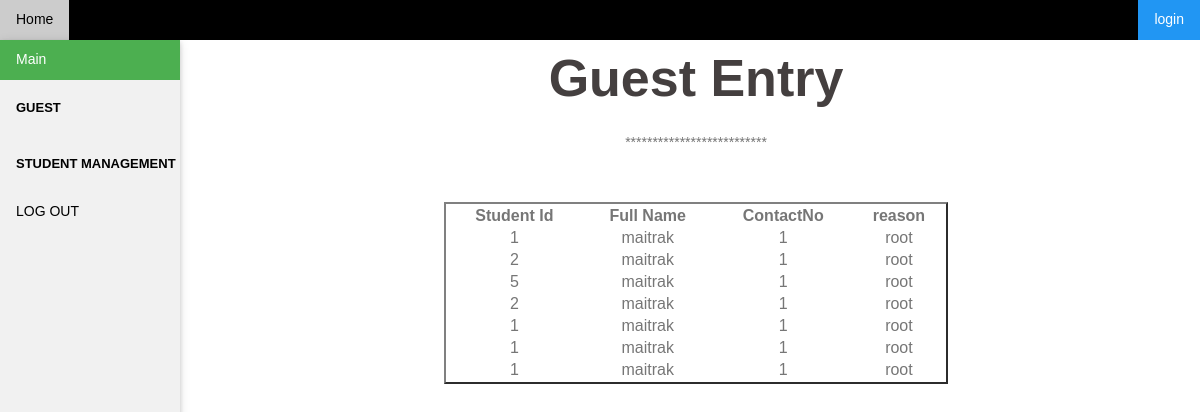
Screenshot of /guest_view.php with the database file from the repository.
### tables this page shows
CREATE TABLE IF NOT EXISTS `guest` (
  `name` varchar(50) NOT NULL,
  `contact` int(11) NOT NULL,
  `reason` varchar(50) NOT NULL,
  `Student_id` int(11) NOT NULL
);

### guest_view.php (the view, shortened to what this page needs)
<html>
<body>
<?php include('sidebar_Peon.php');?>
<div style="margin-left:16%">
<div align=center><h1> Guest Entry</h1>
**************************
</div>
<br>
<br>
<?php
    include "connection.php";
$sql="SELECT `name`, `contact`, `reason`, `Student_id` FROM `guest`";
if($result = mysqli_query($connection, $sql)){
    if(mysqli_num_rows($result) > 0){
       echo "<table border=2 align=center>";
            echo "<tr>";
                echo "<th>Student Id</th>";
                echo "<th>Full Name</th>";
				echo "<th>ContactNo</th>";
				echo "<th>reason</th>";
            echo "</tr>";
			while($row = mysqli_fetch_array($result)){
            echo "<tr>";
				echo "<td>" . $row['Student_id'] . "</td>";
				echo "<td>" . $row['name'] . "</td>";
				echo "<td>" . $row['contact'] . "</td>";
				echo "<td>" . $row['reason'] . "</td>";
            echo "</tr>";
        }
        echo "</table>";
    } else{
        echo "No records matching your query were found.";
    }
} else{
    echo "ERROR: Could not able to execute $sql. " . mysqli_error($link);
}
?>
</div>
</body>
</html>

### sidebar_Peon.php (shortened to what this page needs)
<!DOCTYPE html>
<html>
<link rel="stylesheet" href="w3.css">
<head>
</head>
<body>
<?php include('navigation.php');?>
<div class="w3-sidebar w3-bar-block w3-light-grey w3-card" style="width:15%">
  <a href="adminpage.php" class="w3-bar-item w3-button w3-green">Main</a>
  <div class="w3-dropdown-hover">
    <button class="w3-button">Guest
    </button>
  </div>
  <div class="w3-dropdown-hover">
    <button class="w3-button">Student Management
    </button>
  </div>
  <a href="logout_peon.php" class="w3-bar-item w3-button w3-bar-block">LOG OUT</a>
</div>
</body>
</html>

### navigation.php (shortened to what this page needs)
<!DOCTYPE HTML PUBLIC "-//W3C//DTD HTML 4.01 Transitional//EN">
<html>
<body data-spy="scroll" data-target=".navbar" data-offset="50">
<nav class="navbar navbar-inverse" data-spy="affix" data-offset-top="197">
  <div class="w3-bar w3-black" >
    <a href="home.html" class="w3-bar-item w3-button w3-mobile w3-yellow">Home</a>
	<a href="http://localhost/hostel/index.php" align="right" class="w3-bar-item w3-button w3-mobile w3-right w3-blue">login</a>
  </div>
</nav>
</body></html>

### w3.css (style rules this page uses)
*,*:before,*:after { box-sizing:inherit }
html { -ms-text-size-adjust:100%;-webkit-text-size-adjust:100% }
body { margin:0 }
article,aside,details,figcaption,figure,footer,header,main,menu,nav,section { display:block }
a { background-color:transparent }
button,input,select,textarea,optgroup { font:inherit;margin:0 }
button,input { overflow:visible }
button,select { text-transform:none }
button,[type=button],[type=reset],[type=submit] { -webkit-appearance:button }
html,body { font-family:Verdana,sans-serif;font-size:15px;line-height:1.5 }
html { overflow-x:hidden }
h1 { font-size:36px }
h1,h2,h3,h4,h5,h6 { font-family:"Segoe UI",Arial,sans-serif;font-weight:400;margin:10px 0 }
a { color:inherit }
.w3-btn,.w3-button { border:none;display:inline-block;padding:8px 16px;vertical-align:middle;overflow:hidden;text-decoration:none;color:inherit;background-color:inherit;text-align:center;cursor:pointer;white-space:nowrap }
.w3-btn,.w3-button { -webkit-touch-callout:none;-webkit-user-select:none;-khtml-user-select:none;-moz-user-select:none;-ms-user-select:none;user-select:none }
.w3-dropdown-click,.w3-dropdown-hover { position:relative;display:inline-block;cursor:pointer }
.w3-sidebar { height:100%;width:200px;background-color:#fff;position:fixed!important;z-index:1;overflow:auto }
.w3-bar-block .w3-dropdown-hover,.w3-bar-block .w3-dropdown-click { width:100% }
.w3-bar-block .w3-dropdown-hover .w3-button,.w3-bar-block .w3-dropdown-click .w3-button { width:100%;text-align:left;padding:8px 16px }
.w3-bar { width:100%;overflow:hidden }
.w3-bar .w3-bar-item { padding:8px 16px;float:left;width:auto;border:none;display:block;outline:0 }
.w3-bar .w3-button { white-space:normal }
.w3-bar-block .w3-bar-item { width:100%;display:block;padding:8px 16px;text-align:left;border:none;white-space:normal;float:none;outline:0 }
.w3-container:after,.w3-container:before,.w3-panel:after,.w3-panel:before,.w3-row:after,.w3-row:before,.w3-row-padding:after,.w3-row-padding:before, .w3-cell-row:before,.w3-cell-row:after,.w3-clear:after,.w3-clear:before,.w3-bar:before,.w3-bar:after { content:"";display:table;clear:both }
.w3-card,.w3-card-2 { box-shadow:0 2px 5px 0 rgba(0,0,0,0.16),0 2px 10px 0 rgba(0,0,0,0.12) }
.w3-right { float:right!important }
.w3-blue,.w3-hover-blue:hover { color:#fff!important;background-color:#2196F3!important }
.w3-green,.w3-hover-green:hover { color:#fff!important;background-color:#4CAF50!important }
.w3-yellow,.w3-hover-yellow:hover { color:#000!important;background-color:#ffeb3b!important }
.w3-black,.w3-hover-black:hover { color:#fff!important;background-color:#000!important }
.w3-light-grey,.w3-hover-light-grey:hover,.w3-light-gray,.w3-hover-light-gray:hover { color:#000!important;background-color:#f1f1f1!important }

### sidebar_Peon.php (style rules this page uses)
*, *:before, *:after { -webkit-box-sizing: border-box; -moz-box-sizing: border-box; box-sizing: border-box; }
body { font: 14px/1.7 "Source Sans Pro", sans-serif; background: #fff; color: #767676; }
a { text-decoration: none; -webkit-transition: all 0.3s ease-in-out; -moz-transition: all 0.3s ease-in-out; -ms-transition: all 0.3s ease-in-out; -o-transition: all 0.3s ease-in-out; transition: all 0.3s ease-in-out; }
h1 { font: 52px/1.1 "Raleway", sans-serif; }
h1, h2, h3, h4, h5, h6 { color: #443f3f; font-weight: 600; margin: 10px 0 24px; }
button, input[type="button"], input[type="reset"], input[type="submit"] { position: relative; display: inline-block; font-family: "Raleway", sans-serif; font-size: 13px; line-height: 24px; font-weight: 700; padding: 12px 34px; color: #fff; text-transform: uppercase; -webkit-border-radius: 3px; -moz-border-radius: 3px; -o-border-radius: 3px; border-radius: 3px; -webkit-transition: all 0.3s; -moz-transition: all 0.3s; -ms-transition: all 0.3s; -o-transition: all 0.3s; transition: all 0.3s; }
table { width: 50%; }
th,td { border: 1px ; text-align: center; }
a { color: #d65050; }
button, input[type="button"], input[type="reset"], input[type="submit"] { background-color: #d65050; border: 1px solid #d65050; }
body { font-family: Arial, Helvetica, sans-serif; }
button { background-color: #4CAF50; color: white; padding: 14px 20px; margin: 8px 0; border: none; cursor: pointer; width: 100%; }

### rows the page displays
guest: Student "1", name "maitrak", contact "1", reason "root"
guest: Student "2", name "maitrak", contact "1", reason "root"
guest: Student "5", name "maitrak", contact "1", reason "root"
guest: Student "2", name "maitrak", contact "1", reason "root"
guest: Student "1", name "maitrak", contact "1", reason "root"
guest: Student "1", name "maitrak", contact "1", reason "root"
guest: Student "1", name "maitrak", contact "1", reason "root"
